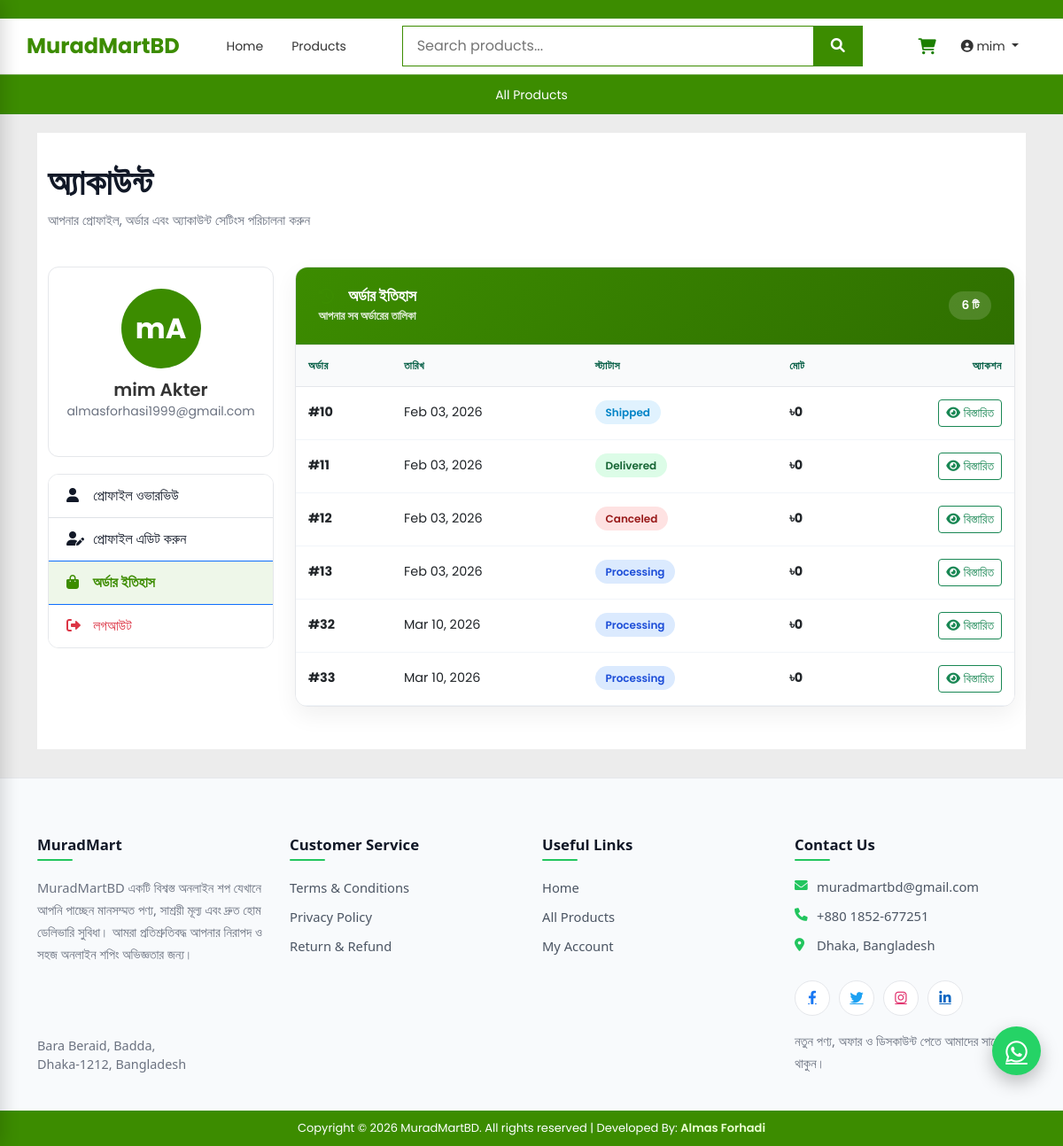
/profile/?tab=orders (signed in), run on the app's committed database.
### shop/models.py (models this page shows, shortened)
class Order(models.Model):
    STATUS = [
        ('pending', 'Pending'),
        ('processing', 'Processing'),
        ('shipped', 'Shipped'),
        ('delivered', 'Delivered'),
        ('canceled', 'Canceled'),
    ]
    PAYMENT_METHODS = (
        ('cod', 'Cash On Delivery'),
        ('sslcommerz', 'SSLCommerz'),
    )
    user = models.ForeignKey(User, on_delete=models.CASCADE, null=True, blank=True)
    session_key = models.CharField(max_length=40, null=True, blank=True)
    username = models.CharField(max_length=100)
    address = models.TextField()
    phone = models.CharField(max_length=12)
    note = models.TextField(blank=True)
    paid = models.BooleanField(default=False)
    transaction_id = models.CharField(max_length=100)
    created_at = models.DateTimeField(auto_now_add=True)
    updated_at = models.DateTimeField(auto_now=True)
    status = models.CharField(max_length=10, choices=STATUS, default='pending')
    payment_method = models.CharField(max_length=20, choices=PAYMENT_METHODS)
    def get_total_cost(self):
        return sum(item.get_cost() for item in self.order_items.all()) # 100

### shop/views.py (the view)
# urls.py: path('profile/', views.profile, name="profile"),  # Fixed: Indentation error corrected
@login_required
def profile(request):
    tab = request.GET.get('tab')
    orders = Order.objects.filter(user=request.user)
    completed_orders = orders.filter(status='delivered')
    total_spent = sum(order.get_total_cost() for order in orders)
    order_history_active = (tab == 'orders')
    edit_profile_active = (tab == 'edit')
    if request.method == 'POST' and edit_profile_active:
        form = ProfileUpdateForm(request.POST, instance=request.user)
        if form.is_valid():
            form.save()
            messages.success(request, 'Profile updated successfully!')
            return redirect('profile')
    else:
        form = ProfileUpdateForm(instance=request.user)
    return render(request, 'shop/profile.html', {
        'user': request.user,
        'orders': orders,
        'completed_orders': completed_orders,
        'total_spent': total_spent,
        'order_history_active': order_history_active,
        'edit_profile_active': edit_profile_active,
        'form': form
    })

### templates/shop/profile.html (shortened to what this page needs)
{% extends 'base.html' %}
{% load crispy_forms_tags %}
{% block content %}
<section class="account-page">
    <header class="account-header">
        <div class="container">
            <h1 class="account-title">অ্যাকাউন্ট</h1>
            <p class="account-subtitle">
                আপনার প্রোফাইল, অর্ডার এবং অ্যাকাউন্ট সেটিংস পরিচালনা করুন
            </p>
        </div>
    </header>
    <div class="container account-body">
        <div class="row">
            <aside class="col-lg-3 account-sidebar">
                <div class="account-card user-summary">
                    <div class="user-avatar">
                       {{ user.first_name|default_if_none:""|slice:":1" }}{{ user.last_name|default_if_none:""|slice:":1" }}
                    </div>
                    <h5 class="user-name">{{ user.get_full_name }}</h5>
                    <p class="user-email">{{ user.email }}</p>
                </div>
                <div class="account-card">
                    <nav class="account-menu list-group list-group-flush">
                        <a href="{% url 'profile' %}"
                           class="list-group-item {% if not order_history_active and not edit_profile_active %}active{% endif %}">
                            <i class="fas fa-user"></i>
                            প্রোফাইল ওভারভিউ
                        </a>
                        <a href="{% url 'profile' %}?tab=edit"
                           class="list-group-item {% if edit_profile_active %}active{% endif %}">
                            <i class="fas fa-user-edit"></i>
                            প্রোফাইল এডিট করুন
                        </a>
                        <a href="{% url 'profile' %}?tab=orders"
                           class="list-group-item {% if order_history_active %}active{% endif %}">
                            <i class="fas fa-shopping-bag"></i>
                            অর্ডার ইতিহাস
                        </a>
                        <a href="{% url 'logout' %}"
                           class="list-group-item text-danger">
                            <i class="fas fa-sign-out-alt"></i>
                            লগআউট
                        </a>
                    </nav>
                </div>
            </aside>
<main class="col-lg-9 account-content">
{% if order_history_active %}
<section class="content-section order-history">
    <article class="content-card order-history-card">
        <header class="content-card-header order-header">
            <div class="header-left">
                <h4 class="card-title">
                    <i class="fas fa-history"></i>
                    অর্ডার ইতিহাস
                </h4>
                <p class="card-subtitle">
                    আপনার সব অর্ডারের তালিকা
                </p>
            </div>
            <span class="order-count">
                {{ orders|length }} টি
            </span>
        </header>
        <div class="content-card-body p-0">
            {% if orders %}
            <div class="table-responsive">
                <table class="table order-table align-middle">
                    <thead>
                        <tr>
                            <th>অর্ডার</th>
                            <th>তারিখ</th>
                            <th>স্ট্যাটাস</th>
                            <th>মোট</th>
                            <th class="text-end">অ্যাকশন</th>
                        </tr>
                    </thead>
                    <tbody>
                        {% for order in orders %}
                        <tr>
                            <td class="order-id">
                                #{{ order.id }}
                            </td>
                            <td>
                                {{ order.created_at|date:"M d, Y" }}
                            </td>
                            <td>
                                <span class="status-badge status-{{ order.status }}">
                                    {{ order.get_status_display }}
                                </span>
                            </td>
                            <td class="order-total">
                                ৳{{ order.get_total_cost }}
                            </td>
                            <td class="text-end">
                                <button class="btn btn-sm btn-outline-success"
                                        data-bs-toggle="modal"
                                        data-bs-target="#orderModal{{ order.id }}">
                                    <i class="fas fa-eye"></i>
                                    বিস্তারিত
                                </button>
                            </td>
                        </tr>
                        {% endfor %}
                    </tbody>
                </table>
            </div>
            {% endif %}
        </div>
    </article>
</section>
{% endif %}
</main>
{% endblock %}

### templates/base.html (shortened to what this page needs)
<!DOCTYPE html>
<html lang="en">
<head>
    <link href="https://cdn.jsdelivr.net/npm/bootstrap@5.3.0/dist/css/bootstrap.min.css" rel="stylesheet">
    <link rel="stylesheet" href="https://cdnjs.cloudflare.com/ajax/libs/font-awesome/6.0.0/css/all.min.css">
    {% load static %}
</head>
<body>
<div class="site-header">
<div class="parent-marquee">
<div class="top-marquee">
    <div class="marquee-text">
    </div>
</div>
</div>
<header class="main-header">
        <div class="header-inner container">
            <a class="logo" href="{% url 'home' %}">MuradMartBD</a>
            <div class="nav-left">
                <a href="{% url 'home' %}" class="action-link">Home</a>
                <a href="{% url 'product_list' %}" class="action-link">Products</a>
            </div>
            <form class="search-form" action="{% url 'product_list' %}" method="get">
                <input type="search" name="search" placeholder="Search products...">
                <button type="submit">
                    <i class="fas fa-search"></i>
                </button>
            </form>
            <div class="header-actions">
                <a href="{% url 'cart_detail' %}" class="cart-link">
                    <i class="fas fa-shopping-cart"></i>
                </a>
                {% if user.is_authenticated %}
                <div class="dropdown">
                    <a class="action-link dropdown-toggle" href="#" data-bs-toggle="dropdown">
                        <i class="fas fa-user-circle"></i> {{ user.username }}
                    </a>
                </div>
                {% endif %}
            </div>
    </div>
</header>
<nav class="category-bar">
    <ul class="category-menu container">
        <li>
            <a href="{% url 'product_list' %}">All Products</a>
        </li>
    </ul>
</nav>
</div>
    <main class="container">
        {% block content %}{% endblock %}
        <a href="https://wa.me/8801852677251?text=Hello%20I%20need%20some%20information" class="whatsapp-float"
            target="_blank" aria-label="Chat on WhatsApp">
            <i class="fab fa-whatsapp whatsapp-icon"></i>
        </a>
    </main>
  <footer class="site-footer">
    <div class="container">
        <div class="row footer-row gy-4">
            <div class="col-lg-3 col-md-6">
                <h5 class="footer-title">MuradMart</h5>
                <p class="footer-text">
                    MuradMartBD একটি বিশ্বস্ত অনলাইন শপ যেখানে আপনি পাচ্ছেন
                    মানসম্মত পণ্য, সাশ্রয়ী মূল্য এবং দ্রুত হোম ডেলিভারি সুবিধা।
                    আমরা প্রতিশ্রুতিবদ্ধ আপনার নিরাপদ ও সহজ অনলাইন শপিং অভিজ্ঞতার জন্য।
                </p>
                <address class="footer-address">
                    Bara Beraid, Badda,<br>
                    Dhaka-1212, Bangladesh
                </address>
            </div>
            <div class="col-lg-3 col-md-6">
                <h5 class="footer-title">Customer Service</h5>
                <ul class="footer-list">
                    <li><a href="{% url 'terms' %}">Terms & Conditions</a></li>
                    <li><a href="{% url 'privacy' %}">Privacy Policy</a></li>
                    <li><a href="{% url 'return_refund' %}">Return & Refund</a></li>
                </ul>
            </div>
            <div class="col-lg-3 col-md-6">
                <h5 class="footer-title">Useful Links</h5>
                <ul class="footer-list">
                    <li><a href="{% url 'home' %}">Home</a></li>
                    <li><a href="{% url 'product_list' %}">All Products</a></li>
                    <li>
                        {% if user.is_authenticated %}
                            <a href="{% url 'profile' %}">My Account</a>
                        {% else %}
                            <a href="javascript:void(0);" onclick="alert('Profile খোলার জন্য আগে Login/Register করতে হবে!')">My Account</a>
                        {% endif %}
                    </li>
                </ul>
            </div>
            <div class="col-lg-3 col-md-6">
                <h5 class="footer-title">Contact Us</h5>
                <ul class="footer-contact">
                    <li>
                        <i class="fas fa-envelope"></i>
                        <a href="mailto:contact@eshop.com">muradmartbd@gmail.com</a>
                    </li>
                    <li>
                        <i class="fas fa-phone"></i>
                        <a href="tel:+8801234567890">+880 1852-677251</a>
                    </li>
                    <li>
                        <i class="fas fa-map-marker-alt"></i>
                        Dhaka, Bangladesh
                    </li>
                </ul>
                <div class="footer-social">
                    <a href="#" aria-label="Facebook"><i class="fab fa-facebook-f"></i></a>
                    <a href="#" aria-label="Twitter"><i class="fab fa-twitter"></i></a>
                    <a href="#" aria-label="Instagram"><i class="fab fa-instagram"></i></a>
                    <a href="#" aria-label="LinkedIn"><i class="fab fa-linkedin-in"></i></a>
                </div>
                <p class="footer-text small mt-3">
                    নতুন পণ্য, অফার ও ডিসকাউন্ট পেতে আমাদের সাথে যুক্ত থাকুন।
                </p>
            </div>
        </div>
    </div>
</footer>
    <div class="mini-footer">
        <div class="container">
            <p>
                Copyright © 2026 MuradMartBD. All rights reserved |
                Developed By: <span>Almas Forhadi</span>
            </p>
        </div>
    </div>
</body>
</html>

### data on the page
Order: id "10", created_at "Feb 03, 2026", status "Shipped", get_total_cost "0"
Order: id "11", created_at "Feb 03, 2026", status "Delivered", get_total_cost "0"
Order: id "12", created_at "Feb 03, 2026", status "Canceled", get_total_cost "0"
Order: id "13", created_at "Feb 03, 2026", status "Processing", get_total_cost "0"
Order: id "32", created_at "Mar 10, 2026", status "Processing", get_total_cost "0"
Order: id "33", created_at "Mar 10, 2026", status "Processing", get_total_cost "0"

### other printed values
{{ user.username }} "mim"
{{ user.first_name|default_if_none:""|slice:":1" }} "m"
{{ user.last_name|default_if_none:""|slice:":1" }} "A"
{{ user.get_full_name }} "mim Akter"
{{ user.email }} "almasforhasi1999@gmail.com"
{{ orders|length }} "6"
